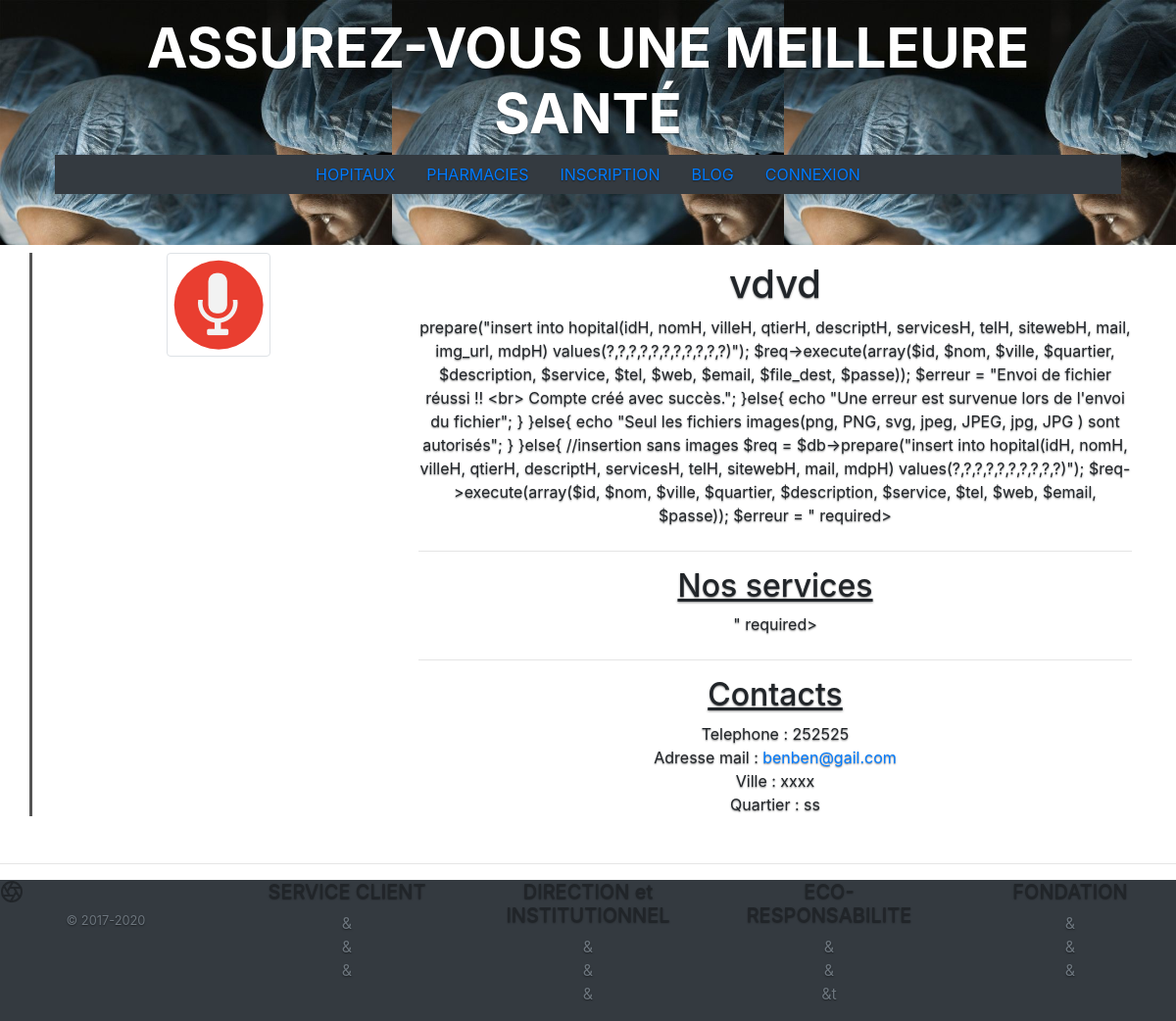
Screenshot of /h_profil.php?param1=1245 with the database file from the repository.
### tables this page shows
CREATE TABLE `hopital` (
  `idH` varchar(100) NOT NULL,
  `nomH` varchar(255) NOT NULL,
  `villeH` varchar(100) NOT NULL,
  `qtierH` varchar(100) DEFAULT NULL,
  `descriptH` text NOT NULL,
  `servicesH` text NOT NULL,
  `telH` int(11) NOT NULL,
  `sitewebH` varchar(255) NOT NULL,
  `mail` varchar(100) NOT NULL,
  `img_url` varchar(255) NOT NULL DEFAULT 'neant',
  `mdpH` varchar(255) NOT NULL
);

### h_profil.php (the view, shortened to what this page needs)
<?php
include("conn.php");
?>
<!doctype html>
<html lang="fr">
  <head>
    <link rel="stylesheet" href="hosp.css">
<link href="bootstrap/css/bootstrap.css" rel="stylesheet">
   <link rel="stylesheet" href="hosp.css">
   <link href="assets/dist/css/bootstrap.css" rel="stylesheet">
  </head>
<body class="text-center">
	<div class="partie1" >
    <div class="cover-container d-flex w-100 h-100 p-3 mx-auto flex-column" style="color: white;">
    <?php
      include("menu.php");
    ?>
    </div>
      </div>
        <main class="container mt-2 pb-4" style=" ">
          <div class="row" style=" border-left: 3px solid #555; ">
            <?php
              if(isset($_GET['param1'])){
                $idHOSP=$_GET['param1'];
                $req = $db->query("select idH, nomH, villeH, qtierH, descriptH, servicesH, telH, sitewebH, mail, img_url from hopital where idH='".$idHOSP."' ");
                while($rs=$req->fetch()){
                  $nom_hopi = $rs['nomH'];
                  $ville = $rs['villeH'];
                  $qtier = $rs['qtierH'];
                  $description = $rs['descriptH'];
                  $service = $rs['servicesH'];
                  $tel = $rs['telH'];
                  $mail = $rs['mail'];
                  $image = $rs['img_url'];
                  echo "
                    <div class=\"col-lg-4\">
                      <img src=\"$image\" class=\"img-thumbnail mb-2\"><br>";
                    echo "</div>
                    <div class=\"col-lg-8 \" style=\"border:2px  ;\">
                    <div class=\"description mt-2\">
                      <h1>$nom_hopi</h1>
                      <p>
                      $description
                      </p>
                    </div>
                    <hr class=\"mt-4\">
                    <div class=\"service\">
                      <h2><u>Nos services</u> </h2>
                      <p>
                      $service
                      </p>
                    </div>
                    <hr class=\"mt-4\">
                    <div class=\"contact\">
                      <h2><u>Contacts</u> </h2>
                      <div class=\"text-\" style=\"border: inse
                      t;\">
                        <span>Telephone : $tel</span>
                        <br>
                        <span>Adresse mail : <a href=\"malto:$mail\"> $mail</a></span><br>
                        <span>Ville : $ville</span><br/>
                        <span>Quartier : $qtier</span>
                        <br>
                      </div>
                    </div>
                  </div>
                  </div>";
          }
        }
      ?>
        </main>
      <hr class="mt-4">
          <?php
            include("pied.php");
           ?>
</body>
</html>

### menu.php
<header class="">
    <div class="inner">
      <h1 class="tit" style="font-size: 3.5em;"><strong>ASSUREZ-VOUS UNE MEILLEURE SANT&#201;</strong></h1>
      <nav class="nav justify-content-center bg-dark">
        <a class="nav-link active" href="acchpt.php">HOPITAUX</a>
        <a class="nav-link" href="acchpt.php?param1=val4&param2=val2">PHARMACIES</a>
		    <a class="nav-link" href="formu.php">INSCRIPTION</a>
        <a class="nav-link" href="blog.php">BLOG</a>
        <?php
        if (isset($_SESSION['id']) and(!empty($_SESSION['id'])) ) {
          echo "<a class=\"nav-link\" href=\"deconnect.php\">DECONNEXION</a>";
        }else {
          echo "<a class=\"nav-link\" href=\"connect.php\">CONNEXION</a>";
        }
         ?>
      </nav>
    </div>
  </header>

### pied.php (shortened to what this page needs)
<footer class="bg-dark" style="width: 100%;">
  <div class="row">
    <div class="col-12 col-md">
      <small class="d-block mb-3 text-muted">&copy; 2017-2020</small>
    </div>
    <div class="col-6 col-md">
      <h5>SERVICE CLIENT</h5>
      <ul class="list-unstyled text-small">
        <li><a class="text-muted" href="#">&</a></li>
        <li><a class="text-muted" href="#">&</a></li>
        <li><a class="text-muted" href="#">&</a></li>
      </ul>
    </div>
    <div class="col-6 col-md">
      <h5>DIRECTION et INSTITUTIONNEL</h5>
      <ul class="list-unstyled text-small">
        <li><a class="text-muted" href="#">&</a></li>
        <li><a class="text-muted" href="#">&</a></li>
        <li><a class="text-muted" href="#">&</a></li>
      </ul>
    </div>
    <div class="col-6 col-md">
      <h5>ECO-RESPONSABILITE</h5>
      <ul class="list-unstyled text-small">
        <li><a class="text-muted" href="#">&</a></li>
        <li><a class="text-muted" href="#">&</a></li>
        <li><a class="text-muted" href="#">&t</a></li>
      </ul>
    </div>
    <div class="col-6 col-md">
      <h5>FONDATION</h5>
      <ul class="list-unstyled text-small">
        <li><a class="text-muted" href="#">&</a></li>
        <li><a class="text-muted" href="#">&</a></li>
        <li><a class="text-muted" href="#">&</a></li>
      </ul>
    </div>
  </div>
</footer>

### hosp.css (style rules this page uses)
a, a:focus, a:hover { color: #fff; }
html, body { height: 100%; }
body { display: -ms-flexbox; color: rgba(0,0,0,0.8); text-shadow: 0 .05rem .1rem rgba(0, 0, 0, .5); }
.partie1 { width: 100%; background-image:url("image/10.jpg"); height:250px; background-size:400px; }
.cover-container { max-width: 70em; }

### rows the page displays
hopital: img_url (picture), nomH "vdvd", descriptH "prepare(\"insert into hopital(idH, nomH, villeH, qtierH, descriptH, servicesH, telH, sitewebH, mail, img_url, mdpH) values(?,?,?,?,?,?,?,?,?,?,?)\"); $req->execute(array($id, $nom, $ville, $quartier, $description, $service, $tel, $web, $email, $file_dest, $passe)); $erreur = \"Envoi de fichier réussi !! <br> Compte créé avec succès.\"; }else{ echo \"Une erreur est survenue lors de l'envoi du fichier\"; } }else{ echo \"Seul les fichiers images(png, PNG, svg, jpeg, JPEG, jpg, JPG ) sont autorisés\"; } }else{ //insertion sans images $req = $db->prepare(\"insert into hopital(idH, nomH, villeH, qtierH, descriptH, servicesH, telH, sitewebH, mail, mdpH) values(?,?,?,?,?,?,?,?,?,?)\");…", servicesH "\" required>", telH "252525", mail "benben@gail.com", villeH "xxxx", qtierH "ss"
